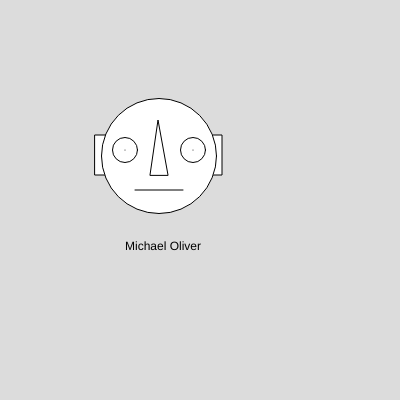
Frame 1 (no input)
Frame 60 (no input): identical to frame 1, image omitted
Frame 120 (the mouse pressed at the canvas centre since frame 60): identical to frame 1, image omitted

The p5.js sketch that drew this single still picture (run headless with seeded random() and noise() and a simulated clock; from frame 60 on, the mouse is pressed at the canvas centre):

// p5.js sketch
// ── sketch.js
function setup() {
    createCanvas(400, 400);
  }
  
  function draw() {
    background(220);
    rect(95,135,25,40);
    rect(197,135,25,40);
    circle(159,156,115);
    triangle(150, 175, 158, 120, 168, 175);
    circle(125,150,25);
    circle(193,150,25);
    point(125,150);
    point(193,150);
    line(135,190,183,190);
    text('Michael Oliver',125, 250);
  }
// ── main.html
<html>
    <head>
        <title>Self Portrait</title>

        <script src="p5.min.js"></script>
        <script src=sketch.js></script>
    </head>
    <body>

    </body>

</html>
